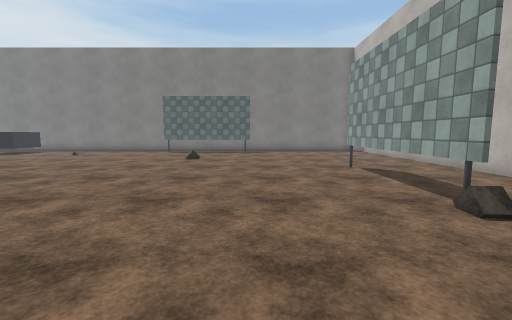
[1] (above)

18 first-person views from a walk through a Unity game level. The camera is 1.3 m above the floor, tilts 6° down and sees 90° across. The floor is counted in squares, 1 m on a side. Each view is taken from the middle of a square. On the plan, view 1 faces up. The plan holds only what a view shows up to about 13 squares ahead; the rest is blank. The place goes on beyond the plan. The player is left out. Some surface patterns are stand-ins.

[2]
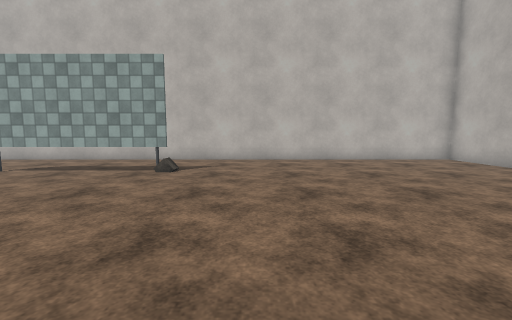

[3]
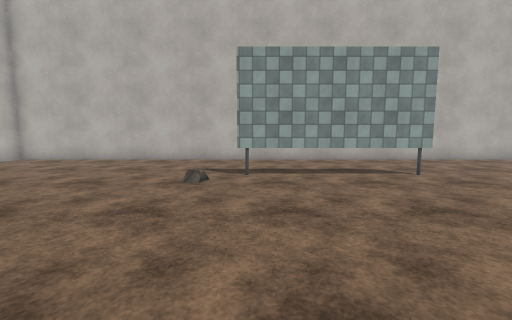

[4]
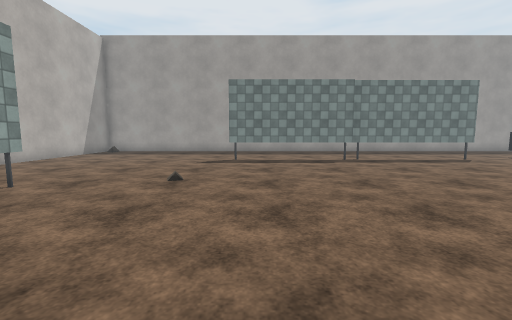

[5]
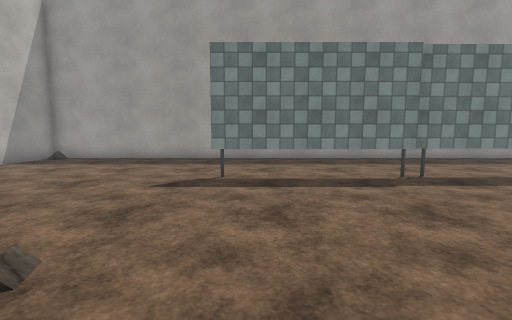

[6]
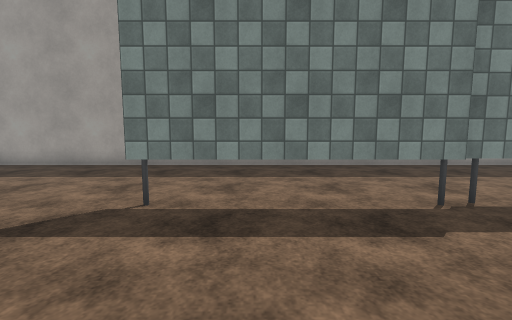

[7]
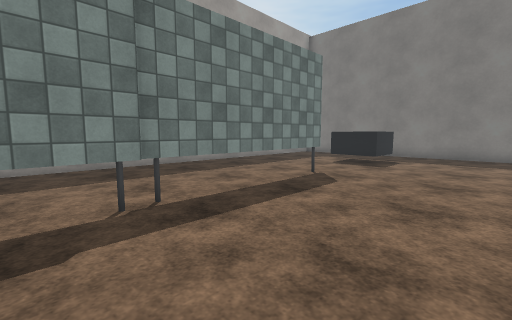

[8]
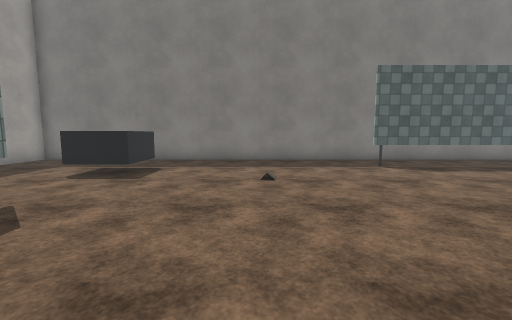

[9]
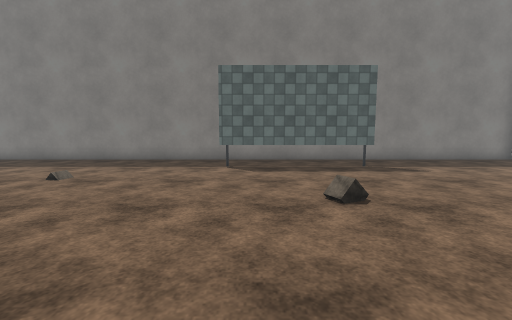

[10]
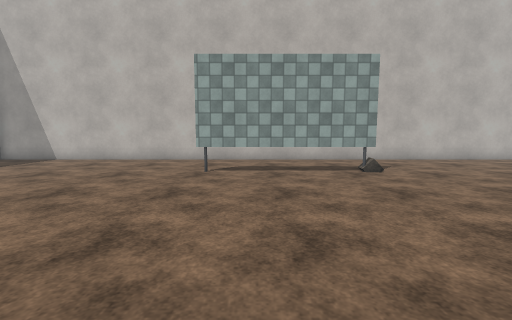

[11]
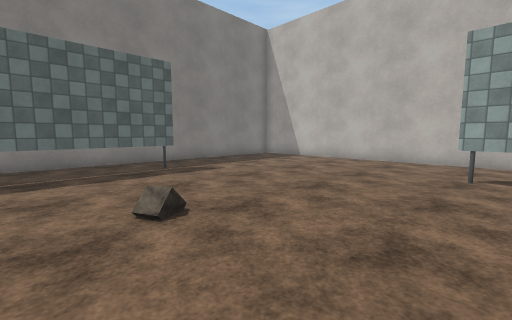

[12]
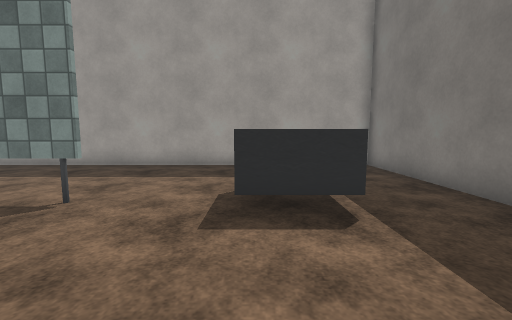

[13]
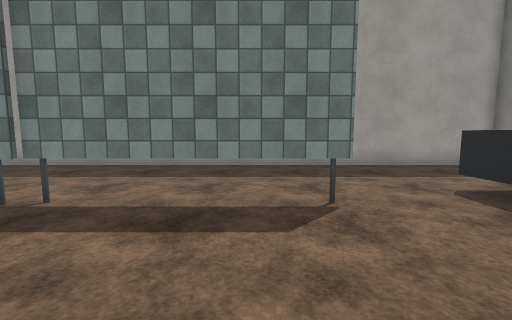

[14]
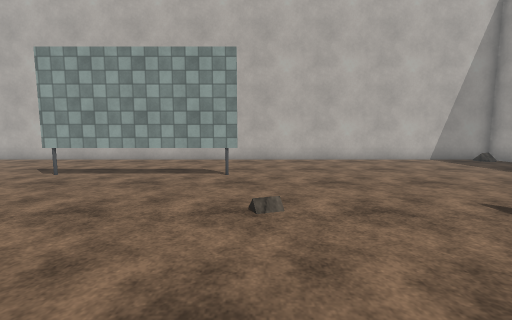

[15]
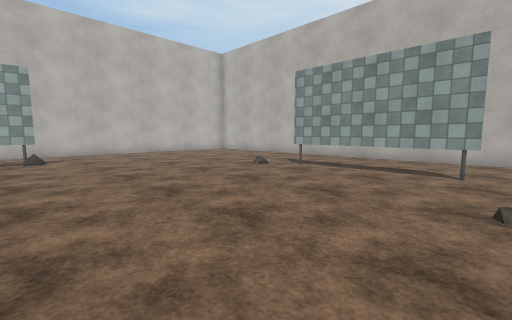

[16]
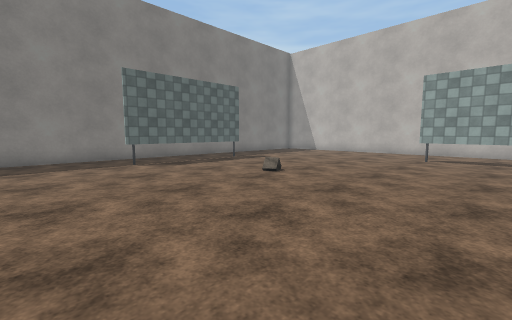

[17]
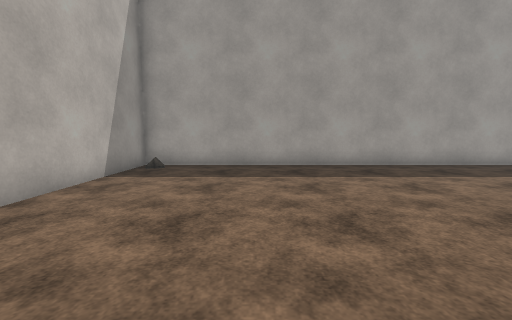

[18]
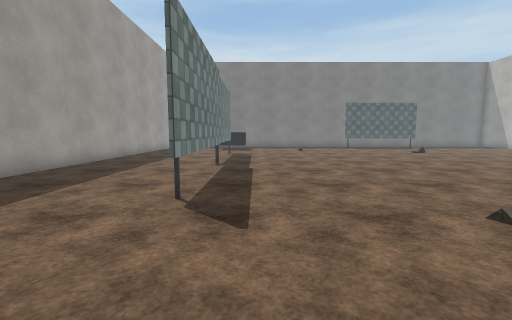

### Floor plan
Key: @ floor where view 1 was taken; # wall or solid block; . floor; / step, stairs or slope; C cylinder; T thing the floor can be seen under or through; O other object.
Columns run from 22 left of view 1 to 8 right of it. Each row starts with its distance up from view 1.
 21 ###############################
 20 #.............................#
 19 #.............................#
 18 #..... O........OTTTTO........#
 17 #....  O......................#
 16 #....OOO......................#
 15 #.............................#
 14 #.............................#
 13 #................../..........#
 12 #.....C.......................#
 11 #.....T.......................#
 10 #.....T...................C...#
  9 #.....T...................T...#
  8 #.....T...................T...#
  7 #.....C...................T...#
  6 #.....C...................T...#
  5 #.....T...................T...#
  4 #.....T...................C...#
  3 #.....T.......................#
  2 #.....T.......................#
  1 #.....C.......................#
  0 #.....................@.......#
 -1 #.............................#
 -2 #.............................#
 -3 #.............................#
 -4 #............CTTTTO...........#
 -5 #.............................#
 -6 #.............................#
 -7 #.............................#
 -8 # ............................#
 -9 ###############################

Where each view was taken, in squares from view 1:
view 1: 0 up, 0 right, facing up
view 2: 1 up, 5 left, facing right
view 3: 4 up, 4 left, facing down
view 4: 2 up, 3 left, facing left
view 5: 2 up, 8 left, facing left
view 6: 3 up, 11 left, facing left
view 7: 5 up, 11 left, facing up-left
view 8: 8 up, 11 left, facing up
view 9: 8 up, 5 left, facing up
view 10: 8 up, 5 left, facing right
view 11: 9 up, 5 left, facing up-right
view 12: 16 up, 11 left, facing left
view 13: 11 up, 11 left, facing left
view 14: 4 up, 10 left, facing down
view 15: 5 up, 10 left, facing down-right
view 16: 7 up, 10 left, facing up-right
view 17: 4 down, 11 left, facing left
view 18: 4 down, 14 left, facing up
